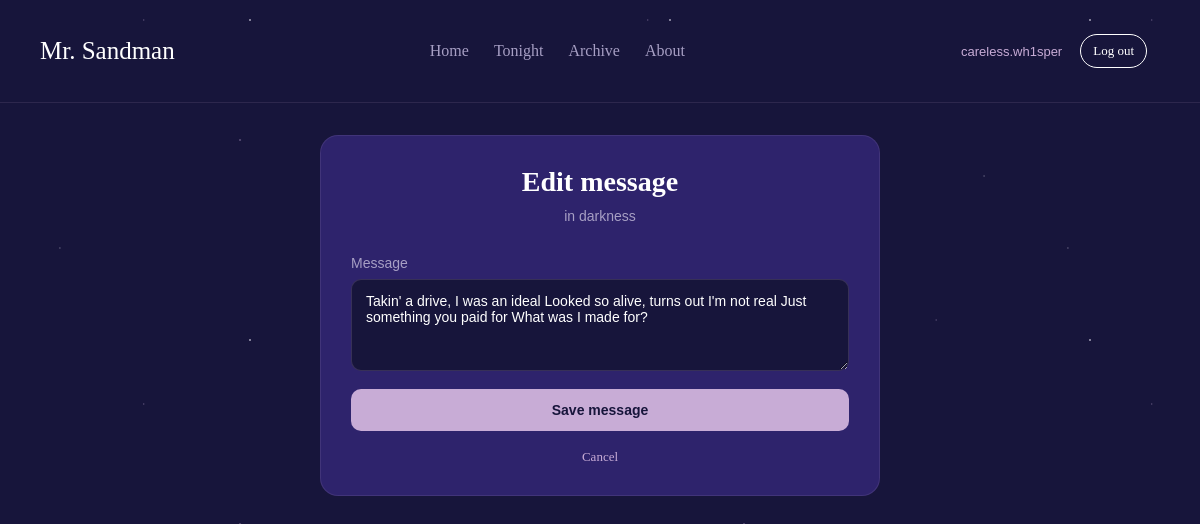
The app's page /chat/edit-message/1/ (signed in) with its own data.
### chat/models.py (models this page shows, shortened)
class Room(models.Model):
    host = models.ForeignKey(settings.AUTH_USER_MODEL, on_delete=models.SET_NULL,
                             null=True, related_name='hosted_rooms')
    topic = models.ForeignKey(Topic, on_delete=models.SET_NULL, null=True, blank=True,
                              related_name='rooms')
    name = models.CharField(max_length=200)
    description = models.TextField(blank=True)
    participants = models.ManyToManyField(settings.AUTH_USER_MODEL, related_name='chat_rooms',
                                          blank=True)
    updated = models.DateTimeField(auto_now=True)
    created = models.DateTimeField(auto_now_add=True)
    class Meta:
        ordering = ['-updated', '-created']

class Message(models.Model):
    user = models.ForeignKey(settings.AUTH_USER_MODEL, on_delete=models.CASCADE,
                             related_name='chat_messages')
    room = models.ForeignKey(Room, on_delete=models.CASCADE, related_name='messages')
    body = models.TextField(max_length=500)
    updated = models.DateTimeField(auto_now=True)
    created = models.DateTimeField(auto_now_add=True)
    class Meta:
        ordering = ['created']

### chat/views.py (the view)
# urls.py: path('chat/edit-message/<int:pk>/', views.edit_message, name='edit_message'),
@login_required
def edit_message(request, pk):
    message = get_object_or_404(Message, pk=pk)
    if request.user != message.user:
        raise PermissionDenied
    form = MessageForm(request.POST or None, instance=message)
    if request.method == 'POST' and form.is_valid():
        form.save()
        return redirect('chat:room', pk=message.room_id)
    return render(request, 'chat/edit_message.html', {'form': form, 'room': message.room})

### chat/forms.py
class MessageForm(StyledMixin, forms.ModelForm):
    class Meta:
        model = Message
        fields = ['body']
        labels = {'body': 'Message'}
        widgets = {'body': forms.Textarea(attrs={'rows': 4, 'maxlength': 500})}

### chat/templates/chat/edit_message.html (shortened to what this page needs)
{% extends 'chat/base.html' %}
{% block content %}
<main class="auth-wrap">
    <form class="auth-card auth-card--wide" method="post">
        <div class="BoxFirst">
            <h1>Edit message</h1>
            <span>in {{ room.name }}</span>
        </div>
        {% include 'chat/_form_fields.html' %}
        <button class="ButtonSubmitSign" type="submit">Save message</button>
        <a class="auth-cancel" href="{% url 'chat:room' room.pk %}">Cancel</a>
    </form>
</main>
{% endblock %}

### chat/templates/chat/base.html (shortened to what this page needs)
{% load static %}
<!DOCTYPE html>
<html lang="en">
<head>
    <link rel="stylesheet" href="{% static 'css/style.css' %}">
    <link rel="stylesheet" href="{% static 'css/chat.css' %}">
    <link rel="stylesheet" href="{% static 'css/responsive.css' %}">
</head>
<body>
    <header class="navFirst">
        <nav>
            <a class="chat-brand" href="{% url 'home' %}"><span style="font-family:'asli'; font-size:25px;">Mr. Sandman</span></a>
        </nav>
        <nav class="navSec">
            <a href="{% url 'home' %}">Home</a>
            <a href="{% url 'chat:home' %}">Tonight</a>
            <a href="{% url 'chat:archive' %}">Archive</a>
            <a href="{% url 'about' %}">About</a>
        </nav>
        <nav class="navThird">
            {% if user.is_authenticated %}
                <a class="chat-who" href="{% url 'chat:profile' user.pk %}">{{ user.username }}</a>
                <form method="post" action="{% url 'chat:logout' %}" class="chat-logout-form">
                    <button type="submit" class="chat-logout">Log out</button>
                </form>
            {% else %}
                <a href="{% url 'chat:login' %}" class="sign">Sign in</a>
                <a href="{% url 'chat:signup' %}" class="join">Join</a>
            {% endif %}
        </nav>
    </header>
    {% block content %}{% endblock %}
</body>
</html>

### chat/templates/chat/_form_fields.html (shortened to what this page needs)
{% for field in form %}
    <div class="email">
        <label for="{{ field.id_for_label }}">{{ field.label }}</label>
        {{ field }}
    </div>
{% endfor %}

### static/css/style.css (style rules this page uses)
* { margin: 0; padding: 0; box-sizing: border-box; }
body { background-color: #17153B; min-height: 100vh; text-transform: capitalize; }
.navFirst { font-family: 'second'; padding: 25px 40px; width: 100%; position: relative; display: flex; flex-wrap: wrap; align-items: center; justify-content: space-between; gap: 16px; color: white; border-bottom: 1px solid rgba(200,172,214,0.12); }
.navFirst a { text-decoration: none; }
.navSec { color: white; gap: 25px; display: flex; flex-wrap: wrap; flex-direction: row; justify-content: center; }
.navSec a { color: #A79FC4; }
.navThird { gap: 10px; display: inline-flex; flex-wrap: wrap; align-items: center; padding: 8px 12px; border-radius: 999px; font-size: 13px; font-weight: 500; cursor: pointer; border: 1px solid transparent; z-index: 10; font-family: 'second'; }
.navThird a { font-family: 'second'; display: inline-flex; align-items: center; gap: 5px; padding: 8px 12px; border-radius: 999px; font-size: 13px; font-weight: 500; cursor: pointer; z-index: 10; }
.BoxFirst { display: flex; flex-direction: column; align-items: center; gap: 8px; margin-bottom: 10px; }
.BoxFirst h1 { color: white; }
.BoxFirst span { font-family: Arial, Helvetica, sans-serif; font-size: 14px; text-align: center; padding: 0; line-height: 1.5; }
.email { font-family: Arial, Helvetica, sans-serif; color: #A79FC4; font-size: 14px; display: flex; flex-direction: column; width: 100%; gap: 8px; margin: 0; }
.Boxinput { width: 100%; padding: 13px 14px; border-radius: 10px; border: 1px solid rgba(200, 172, 214, 0.18); background: #17153B; color: white; font-size: 14px; outline: none; transition: .2s; }
.ButtonSubmitSign { width: 100%; padding: 13px 14px; border-radius: 10px; background: #C8ACD6; color: #17153B; font-weight: 600; font-size: 14px; border: none; cursor: pointer; transition: .2s; }

### static/css/chat.css (style rules this page uses)
:root { --c-night: #17153B; --c-indigo: #2E236C; --c-sand: #C8ACD6; --c-dim: #A79FC4; --c-moon: #EAE6F4; --c-line: rgba(200, 172, 214, 0.12); }
.hub, .hub *, .auth-wrap, .auth-wrap * { text-transform: none; }
:where(.hub, .auth-wrap) a { color: var(--c-sand); text-decoration: none; }
.navThird a.chat-who { font-family: Arial, Helvetica, sans-serif; font-size: 13px; color: var(--c-sand); padding: 0 8px; text-decoration: none; text-transform: none; }
.chat-logout-form { display: inline-flex; }
.chat-logout { font-family: 'second', Georgia, serif; font-size: 13px; font-weight: 500; padding: 8px 12px; border-radius: 999px; background: transparent; color: white; border: 1px solid white; cursor: pointer; transition: .2s; }
.auth-wrap { display: flex; justify-content: center; align-items: flex-start; padding: 32px 20px 48px; }
.auth-card { width: 100%; max-width: 380px; background: var(--c-indigo); border: 1px solid var(--c-line); border-radius: 18px; padding: 30px; display: flex; flex-direction: column; gap: 18px; color: var(--c-dim); font-size: 14px; }
.auth-card--wide { max-width: 560px; }
.auth-card label { font-family: Arial, Helvetica, sans-serif; }
.auth-card .BoxFirst h1 { color: white; }
.auth-cancel { text-align: center; font-size: 13px; }
textarea.Boxinput { resize: vertical; min-height: 90px; font-family: Arial, Helvetica, sans-serif; }
.navFirst nav a.chat-brand { color: inherit; text-decoration: none; }

### records on screen
Room: name "darkness"
Message: form "Takin' a drive, I was an ideal Looked so alive, turns out I'm not real Just something you paid for What was I made for?"

### other values on screen
{{ user.username }} "careless.wh1sper"
{{ field.label }} "Message"
